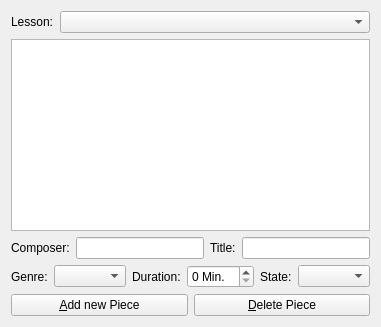
          <widget class="QWidget" name="tab_palPieces">
           <attribute name="icon">
            <iconset resource="../resources/qupil.qrc">
             <normaloff>:/gfx/folder-sound.svg</normaloff>:/gfx/folder-sound.svg</iconset>
           </attribute>
           <attribute name="title">
            <string>&amp;Music Pieces</string>
           </attribute>
           <layout class="QGridLayout" name="gridLayout_11">
            <item row="0" column="0" colspan="2">
             <layout class="QHBoxLayout" name="horizontalLayout_14">
              <item>
               <widget class="QLabel" name="label_19">
                <property name="text">
                 <string>Lesson:</string>
                </property>
               </widget>
              </item>
              <item>
               <widget class="QComboBox" name="comboBox_palPiecesSelection">
                <property name="sizePolicy">
                 <sizepolicy hsizetype="Expanding" vsizetype="Fixed">
                  <horstretch>0</horstretch>
                  <verstretch>0</verstretch>
                 </sizepolicy>
                </property>
               </widget>
              </item>
             </layout>
            </item>
            <item row="1" column="0" colspan="2">
             <widget class="QTreeView" name="treeView_palPieces">
              <property name="alternatingRowColors">
               <bool>false</bool>
              </property>
              <property name="rootIsDecorated">
               <bool>false</bool>
              </property>
             </widget>
            </item>
            <item row="2" column="0" colspan="2">
             <layout class="QVBoxLayout" name="verticalLayout_4">
              <item>
               <layout class="QHBoxLayout" name="horizontalLayout_9">
                <item>
                 <widget class="QLabel" name="label_44">
                  <property name="text">
                   <string>Composer:</string>
                  </property>
                 </widget>
                </item>
                <item>
                 <widget class="QLineEdit" name="lineEdit_newPieceComposer"/>
                </item>
                <item>
                 <widget class="QLabel" name="label_5">
                  <property name="text">
                   <string>Title:</string>
                  </property>
                 </widget>
                </item>
                <item>
                 <widget class="QLineEdit" name="lineEdit_newPieceTitle"/>
                </item>
               </layout>
              </item>
              <item>
               <layout class="QHBoxLayout" name="horizontalLayout_6">
                <item>
                 <widget class="QLabel" name="label_8">
                  <property name="text">
                   <string>Genre:</string>
                  </property>
                 </widget>
                </item>
                <item>
                 <widget class="QComboBox" name="comboBox_palPieceGenre">
                  <property name="sizePolicy">
                   <sizepolicy hsizetype="Expanding" vsizetype="Fixed">
                    <horstretch>0</horstretch>
                    <verstretch>0</verstretch>
                   </sizepolicy>
                  </property>
                 </widget>
                </item>
                <item>
                 <widget class="QLabel" name="label_10">
                  <property name="text">
                   <string>Duration:</string>
                  </property>
                 </widget>
                </item>
                <item>
                 <widget class="QSpinBox" name="spinBox_palPieceDuration">
                  <property name="sizePolicy">
                   <sizepolicy hsizetype="Expanding" vsizetype="Fixed">
                    <horstretch>0</horstretch>
                    <verstretch>0</verstretch>
                   </sizepolicy>
                  </property>
                  <property name="minimumSize">
                   <size>
                    <width>66</width>
                    <height>0</height>
                   </size>
                  </property>
                  <property name="suffix">
                   <string> Min.</string>
                  </property>
                  <property name="prefix">
                   <string/>
                  </property>
                 </widget>
                </item>
                <item>
                 <widget class="QLabel" name="label_9">
                  <property name="text">
                   <string>State:</string>
                  </property>
                 </widget>
                </item>
                <item>
                 <widget class="QComboBox" name="comboBox_palPieceState">
                  <property name="sizePolicy">
                   <sizepolicy hsizetype="Expanding" vsizetype="Fixed">
                    <horstretch>0</horstretch>
                    <verstretch>0</verstretch>
                   </sizepolicy>
                  </property>
                 </widget>
                </item>
               </layout>
              </item>
             </layout>
            </item>
            <item row="3" column="1">
             <widget class="QPushButton" name="pushButton_delPalPiece">
              <property name="sizePolicy">
               <sizepolicy hsizetype="Expanding" vsizetype="Fixed">
                <horstretch>0</horstretch>
                <verstretch>0</verstretch>
               </sizepolicy>
              </property>
              <property name="text">
               <string>&amp;Delete Piece</string>
              </property>
              <property name="icon">
               <iconset resource="../resources/qupil.qrc">
                <normaloff>:/gfx/edit-delete.svg</normaloff>:/gfx/edit-delete.svg</iconset>
              </property>
             </widget>
            </item>
            <item row="3" column="0">
             <widget class="QPushButton" name="pushButton_addPalPiece">
              <property name="sizePolicy">
               <sizepolicy hsizetype="Expanding" vsizetype="Fixed">
                <horstretch>0</horstretch>
                <verstretch>0</verstretch>
               </sizepolicy>
              </property>
              <property name="text">
               <string>&amp;Add new Piece</string>
              </property>
              <property name="icon">
               <iconset resource="../resources/qupil.qrc">
                <normaloff>:/gfx/list-add.svg</normaloff>:/gfx/list-add.svg</iconset>
              </property>
             </widget>
            </item>
           </layout>
          </widget>
